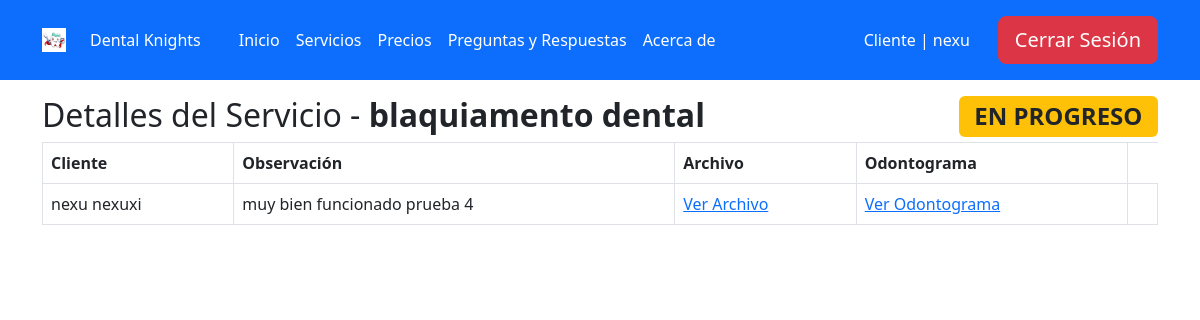
Page /servicios/8/ (signed in) on the committed database.
### core/models.py (models this page shows, shortened)
class Servicios(models.Model):
    STATUS_CHOICES = (
        ('S', 'Solicitud de Servicio'),  # Servicio solicitado por el cliente
        ('P', 'En progreso'),            # Servicio en proceso de realización
        ('F', 'Finalizado'),             # Servicio completado
    )
    name = models.CharField(max_length=100, verbose_name='Nombre del Servicio')  # Nombre del servicio
    description = models.TextField(blank=True, null=True, verbose_name='Descripción')  # Descripción opcional del servicio
    profesional = models.ForeignKey(User, on_delete=models.CASCADE, limit_choices_to={'groups__name': 'profesionales'}, verbose_name='Profesional')  # Profesional asignado, relacionado con un usuario del grupo "profesionales"
    n_procedimientos = models.PositiveIntegerField(default=0, verbose_name='Número de sesiones')  # Número de procedimientos o sesiones asociadas al servicio
    status = models.CharField(max_length=1, choices=STATUS_CHOICES, default='S', verbose_name='Estado')  # Estado del servicio, utilizando las opciones definidas en STATUS_CHOICES
    def __str__(self):
        return self.name  # Representación del servicio como su nombre
    class Meta:
        verbose_name = 'servicio'
        verbose_name_plural = 'servicios'

class Infocliente(models.Model):
    servicio = models.ForeignKey(Servicios, on_delete=models.CASCADE, verbose_name='Servicio')
    cliente = models.ForeignKey(User, on_delete=models.CASCADE, limit_choices_to={'groups__name': 'clientes'}, verbose_name='Cliente')
    observacion = models.TextField(null=True, blank=True, verbose_name='Observación')
    archivo = models.FileField(upload_to='archivos/', null=True, blank=True, verbose_name='Archivo')
    odontograma = models.FileField(upload_to='odontogramas/', null=True, blank=True, verbose_name='Odontograma')
    class Meta:
        verbose_name = 'Registro'
        verbose_name_plural = 'Registros'

### core/views.py (the view)
# urls.py: path('servicios/<int:servicios_id>/', login_required(ServiciosListView.as_view()), name='servicios_list'),
@add_group_name_to_context
class ServiciosListView(TemplateView):
    template_name = 'servicios_list.html'
    def get_context_data(self, **kwargs):
        context = super().get_context_data(**kwargs)
        servicios_id = self.kwargs['servicios_id']
        servicio = get_object_or_404(Servicios, id=servicios_id)
        registros_servicio = RegistroServicio.objects.filter(servicio=servicio)
        client_data = []
        for registro in registros_servicio:
            cliente = get_object_or_404(User, id=registro.cliente_id)
            infocliente = Infocliente.objects.filter(servicio=servicio, cliente=cliente).first()
            client_data.append({
                'registro_id': infocliente.id if infocliente else None,
                'nombre': cliente.get_full_name(),
                'observacion': infocliente.observacion if infocliente and infocliente.observacion else '',
                'archivo': infocliente.archivo.url if infocliente and infocliente.archivo else None,
                'odontograma': infocliente.odontograma.url if infocliente and infocliente.odontograma else None,
            })
        context['servicio'] = servicio
        context['client_data'] = client_data
        return context

### core/views.py (called while the page is built)
def plural_to_singular(plural):
    plural_singular = {
        "clientes": "cliente",
        "profesionales": "profesional",
        "ejecutivos": "ejecutivo",
        "administradores": "administrador",
    }
    return plural_singular.get(plural, "error")

def get_group_and_color(user):
    group = user.groups.first()
    group_id = None
    group_name = None
    group_name_singular = None
    color = None
    if group:
        if group.name == 'clientes':
            color = 'bg-primary'
        elif group.name == 'profesionales':
            color = 'bg-success'
        elif group.name == 'ejecutivos':
            color = 'bg-danger'
        elif group.name == 'administradores':
            color = 'bg-info'
        group_id = group.id
        group_name = group.name
        group_name_singular = plural_to_singular(group.name)
    return group_id, group_name, group_name_singular, color

def add_group_name_to_context(view_class):
    original_dispatch = view_class.dispatch
    def dispatch(self, request, *args, **kwargs):
        user = self.request.user
        group_id, group_name, group_name_singular, color = get_group_and_color(user)
        context = {
            'group_name': group_name,
            'group_name_singular': group_name_singular,
            'color': color
        }
        self.extra_context = context
        return original_dispatch(self, request, *args, **kwargs)
    view_class.dispatch = dispatch
    return view_class

### templates/servicios_list.html (shortened to what this page needs)
{% extends 'base.html' %}
{% block content %}
    <div class="container mt-3">
        <h2>Detalles del Servicio - <strong>{{ servicio }}</strong>
            {% if servicio.status == 'S' %}
                <span class="badge bg-success float-end">EN ETAPA DE SOLICITUD</span>
            {% elif servicio.status == 'P' %}
                <span class="badge bg-warning text-dark float-end">EN PROGRESO</span>
            {% elif servicio.status == 'F' %}
                <span class="badge bg-danger float-end">FINALIZADO</span>
            {% endif %}
        </h2>
        <table class="table table-bordered">
            <thead>
            <tr>
                <th scope="col">Cliente</th>
                <th scope="col">Observación</th>
                <th scope="col">Archivo</th>
                <th scope="col">Odontograma</th>
            </tr>
            </thead>
            <tbody>
                {% for data in client_data %}
                <tr>
                    <td>{{ data.nombre }}</td>
                    <td>{{ data.observacion }}</td>
                    <td>
                        {% if data.archivo %}
                            <a href="{{ data.archivo }}" target="_blank">Ver Archivo</a>
                        {% else %}
                            No disponible
                        {% endif %}
                    </td>
                    <td>
                        {% if data.odontograma %}
                            <a href="{{ data.odontograma }}" target="_blank">Ver Odontograma</a>
                        {% else %}
                            No disponible
                        {% endif %}
                    </td>
                    <td>
                    </td>
                </tr>
            {% endfor %}
            </tbody>
        </table>
    </div>
{% endblock %}

### templates/header.html (shortened to what this page needs)
{% if user.is_authenticated %}
    {% if group_name == 'clientes' %}
        <header class="p-3 text-bg-dark bg-primary">
    {% elif group_name == 'profesionales' %}
        <header class="p-3 text-bg-dark bg-success">
    {% elif group_name == 'ejecutivos' %}
        <header class="p-3 text-bg-dark bg-danger">
    {% elif group_name == 'administradores' %}
        <header class="p-3 text-bg-dark bg-info">
    {% else %}
        <header class="p-3 text-bg-dark bg-dark">
    {% endif %}
{% else %}
    <header class="p-3 text-bg-dark bg-black">
{% endif %}
    <div class="container">
        <div class="d-flex flex-wrap align-items-center justify-content-between">
            <a href="{% url 'home' %}" class="d-flex align-items-center mb-2 mb-lg-0 text-white text-decoration-none text-center" style="margin-right: 30px;">
                <img src="/media/dienteicon.jpg" alt="Logo" style="width: 24px; height: 24px; margin-right: 8px;">
                <span class="ms-3">Dental Knights</span>
            </a>
            {% if user.is_authenticated %}
                {% if group_name == 'clientes' %}
                    <ul class="nav col-12 col-lg-auto me-lg-auto mb-2 justify-content-center mb-md-0 bg-primary">
                {% elif group_name == 'profesionales' %}
                    <ul class="nav col-12 col-lg-auto me-lg-auto mb-2 justify-content-center mb-md-0 bg-success">
                {% elif group_name == 'ejecutivos' %}
                    <ul class="nav col-12 col-lg-auto me-lg-auto mb-2 justify-content-center mb-md-0 bg-danger">
                {% elif group_name == 'administradores' %}
                    <ul class="nav col-12 col-lg-auto me-lg-auto mb-2 justify-content-center mb-md-0 bg-info">
                {% else %}
                    <ul class="nav col-12 col-lg-auto me-lg-auto mb-2 justify-content-center mb-md-0 bg-dark">
                {% endif %}
            {% else %}
                <ul class="nav col-12 col-lg-auto me-lg-auto mb-2 justify-content-center mb-md-0 bg-black">
            {% endif %}
                <li><a href="{% url 'home' %}" class="nav-link px-2 text-white">Inicio</a></li>
                <li><a href="{% url 'servicios' %}" class="nav-link px-2 text-white">Servicios</a></li>
                {% if not user.is_authenticated or group_name == 'clientes' %}
                <li><a href="{% url 'pricing' %}" class="nav-link px-2 text-white">Precios</a></li>
                <li><a href="#" class="nav-link px-2 text-white">Preguntas y Respuestas</a></li>
                <li><a href="#" class="nav-link px-2 text-white">Acerca de</a></li>
                {% endif %}
            </ul>
            <div class="d-flex align-items-center" style="gap: 20px;">
                {% if user.is_authenticated %}
                    <li style="list-style-type: none;">
                        <a class="nav-link px-2 text-white" href="{% url 'profile' %}">{{ group_name_singular|capfirst }}
                            | {{ user.username }}</a>
                    </li>
                    <form action="{% url 'logout' %}" method="post" style="display: inline;">
                        <button type="submit" class="btn btn-lg btn-danger">Cerrar Sesión</button>
                    </form>
                {% endif %}
            </div>
        </div>
    </div>
</header>

### rows in the picture
Servicios: name "blaquiamento dental"
Infocliente: observacion "muy bien funcionado prueba 4"

### other values in the picture
{{ group_name_singular|capfirst }} "Cliente"
{{ user.username }} "nexu"
{{ data.nombre }} "nexu nexuxi"
